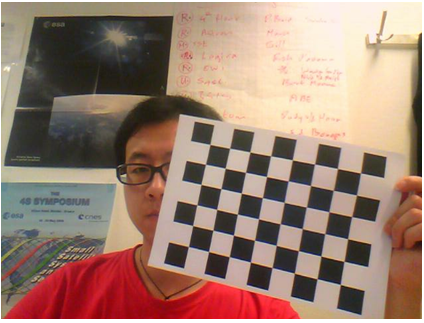
//> input picture ComputerVision_hw2/ComputerVision_hw2/1.bmp, 424 x 323 px
$ ./main   (built with g++ and OpenCV 4, older OpenCV classes emulated)
//> lines starting //> are read from the running program, lines starting //| are printed output that depends on the picture
#include <opencv2\opencv.hpp>
#include <opencv2\nonfree\features2d.hpp>
#include <opencv2\legacy\legacy.hpp>
#include <iostream>
#include <fstream>
#include <vector>
using namespace std;
using namespace cv;

#define GrayScale (255)
#define LN5 (0.6931)
#define pi (3.1415)
#define BLOCK 8
#define cvQueryHistValue_1D( hist, idx0 ) ((float)cvGetReal1D( (hist)->bins, (idx0)))

// [580 lines left out: functions otsuThreshold, fuzzyCompactnessThreshold, linearIndicesOfFuzzinessThreshold, quadraticIndicesOfFuzzinessThreshold, fuzzySimilarityThreshold, fuzzyDivergenceThreshold and 1 more, not called in this run]
/*
 * is_color: 选择参数模式是用RGB还是HSV
 */
// [385 lines left out: functions histgramEqualization, traceEdge, canny, testSIFT, ahe, not called in this run]

void clhe(float thresh)
{
	//变量定义
	//图片类
	IplImage *src = cvLoadImage("test1.png",0);
	cvShowImage("src", src);
	CvSize  size = cvGetSize(src);
	IplImage *dst = cvCreateImage(size, 8, 1);

	int bins = 256;
	float range[] = { 0, 255 };
	float *ranges[] = { range };
	//杂家
	int i, j, k, m, n;                                //循环变量……而已
	float s_r[256];                                //S(r)映射函数
	float  S;                                   //顶部面积
	int scale;
	float histmin, histmax;

	//直方图类
	CvHistogram *histo_src = cvCreateHist(1, &bins, CV_HIST_ARRAY, ranges);
	CvHistogram *histo_dst = cvCreateHist(1, &bins, CV_HIST_ARRAY, ranges);

	cvCalcHist(&src, histo_src, 0, 0);                //计算直方图
	cvNormalizeHist(histo_src, 255);                //归一

	//限制对比度
	{

		//获取最大值
		cvGetMinMaxHistValue(histo_src, &histmin, &histmax);
		thresh *= histmax;

		//遍历get顶部面积
		S = 0;
		for (i = 1; i <= 255; i++)
		{
			if (cvQueryHistValue_1D(histo_src, i) > thresh)
			{
				S += (cvQueryHistValue_1D(histo_src, i) - thresh);
				cvSetReal1D(histo_src->bins, i, thresh);
			}
		}
		S /= 255;

		//遍历+平均面积；
		for (i = 1; i <= 255; i++)
		{
			cvSetReal1D(histo_src->bins,
				i,
				S + cvQueryHistValue_1D(histo_src, i)
				);
		}
	}

	////////////////////////////////

	//累加，求S(r)映射
	s_r[0] = cvQueryHistValue_1D(histo_src, 0);
	for (i = 1; i <= 255; i++)
	{
		s_r[i] = s_r[i - 1] + cvQueryHistValue_1D(histo_src, i);
	}

	//遍历图像并由sr关系进行直方图均衡化啦
	CvScalar s;
	for (m = 0; m < size.height; m++)
	{
		for (n = 0; n < size.width; n++)
		{
			s = cvGet2D(src, m, n);
			i = s.val[0];//得到像素值
			i = s_r[i];//得到映射值
			s.val[0] = i;//设置像素通道值
			cvSet2D(dst, m, n, s);
		}
	}

	//SHOWOFF一下啦
	cvSmooth(dst, dst, CV_GAUSSIAN);
	cvShowImage("dst", dst);

	//计算dst直方图
	cvCalcHist(&dst, histo_dst, 0, 0);
	cvNormalizeHist(histo_dst, 255);

	cvWaitKey(0);
}

int main()
{
	IplImage *src = cvLoadImage("1.bmp");
//> src is the input picture: 323 rows x 424 cols, CV_8UC3; mean B, G, R 113.4, 127.6, 156.3
	IplImage *src1 = cvLoadImage("test2.png");
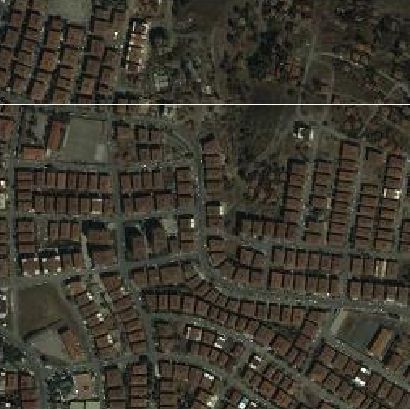
//> input picture ComputerVision_hw2/ComputerVision_hw2/test2.png, 410 x 409 px
//> src1 is the input picture: 409 rows x 410 cols, CV_8UC3; mean B, G, R 46.8, 57.4, 60.8
	IplImage *dst = cvCreateImage(cvGetSize(src), src->depth, 1);
	IplImage *dst1 = cvCreateImage(cvGetSize(src1), src1->depth, src1->nChannels);
	IplImage *cmp = cvLoadImage("mouses.png");
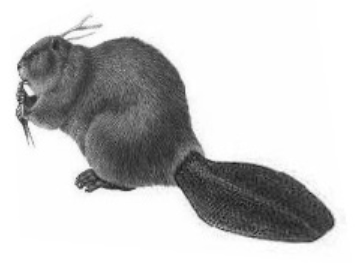
//> input picture ComputerVision_hw2/ComputerVision_hw2/mouses.png, 355 x 263 px
//> cmp is the input picture: 263 rows x 355 cols, CV_8UC3; min 22, max 255, mean 199.1
	// [38 lines of commented-out code are left out]
	clhe(0.9);
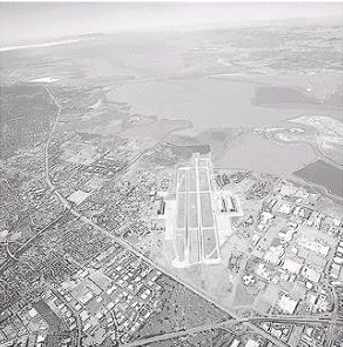
//> input picture ComputerVision_hw2/ComputerVision_hw2/test1.png, 343 x 347 px
//> the loop in clhe, `for (m = 0; m < size.height; m++)` made 347 passes
//> (s, i) on passes 1 to 3: (Scalar(255), 255), (Scalar(248), 248), (Scalar(223), 223)
//> after the loop in clhe, `for (m = 0; m < size.height; m++)`:
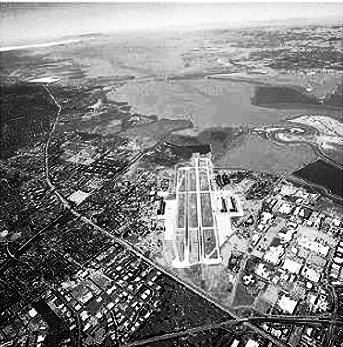
//> dst: 347 rows x 343 cols, CV_8UC1; min 0, max 255, mean 129.4
//> after the loop in clhe, `for (m = 0; m < size.height; m++)`: s = Scalar(127); i = 127
//> in clhe, `cvSmooth(dst, dst, CV_GAUSSIAN);`:
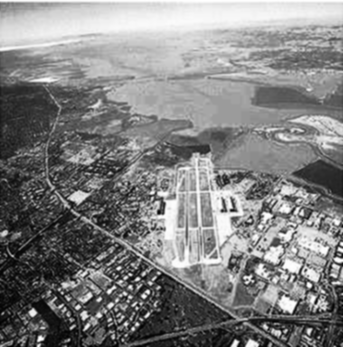
//> dst: 347 rows x 343 cols, CV_8UC1; min 1, max 255, mean 129.4
	//ahe();
	return 0;
}
